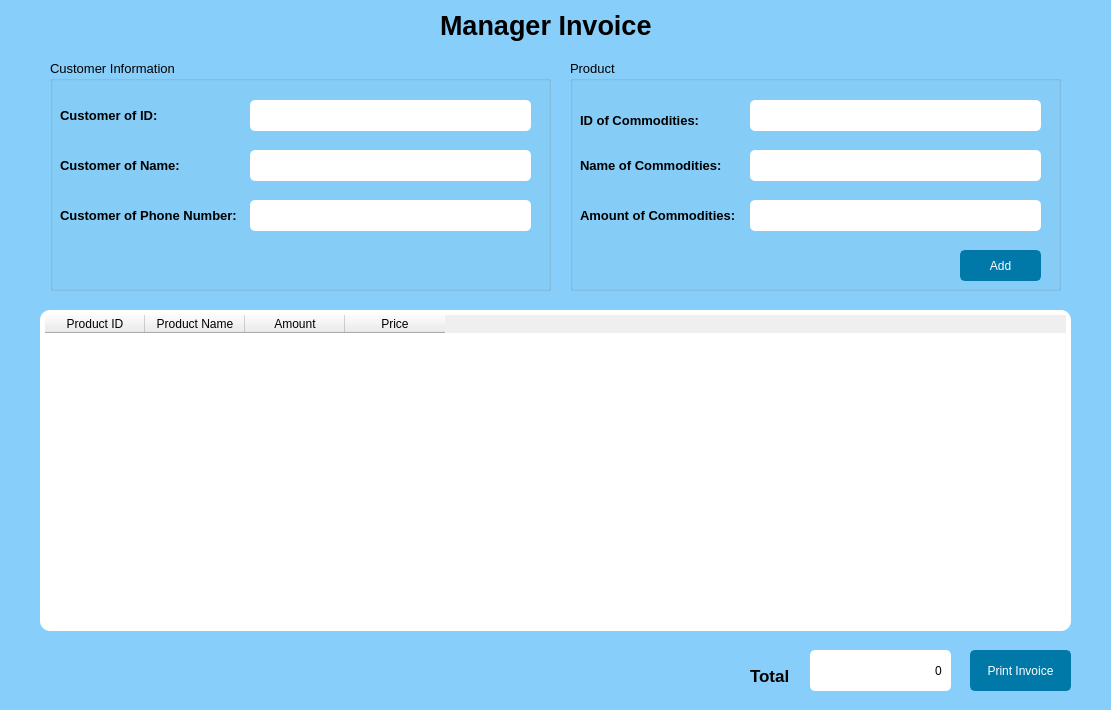
<?xml version="1.0" encoding="UTF-8"?>
<ui version="4.0">
 <class>InvoiceManagement</class>
 <widget class="QDialog" name="InvoiceManagement">
  <property name="geometry">
   <rect>
    <x>0</x>
    <y>0</y>
    <width>1111</width>
    <height>710</height>
   </rect>
  </property>
  <property name="windowTitle">
   <string>Invoices</string>
  </property>
  <property name="styleSheet">
   <string notr="true">QPushButton#Btn_Chose_Customer{
                   background-color: #0078A8; 
                    color: white;
                    border: 2px solid #0078A8; 
                   border-radius: 5px; 
                   padding: 5px 10px;
                   font-weight: bolder;
                   }
QPushButton#Btn_AddItem{
                   background-color: #0078A8; 
                    color: white;
                    border: 2px solid #0078A8; 
                   border-radius: 5px; 
                   padding: 5px 10px;
                   font-weight: bolder;
                   }
QPushButton#Btn_Print{
                   background-color: #0078A8; 
                    color: white;
                    border: 2px solid #0078A8; 
                   border-radius: 5px; 
                   padding: 5px 10px;
                   font-weight: bolder;
                   }
QLineEdit#TxtBox_PhoneNumber{
background-color: #FFFFFF; /* Đặt màu nền là trắng */
    border-radius: 5px; /* Bo góc */
    padding: 5px; /* Đặt đệm */
    color: #000000; /* Đặt màu văn bản là màu đen */
}
QLineEdit#TxtBox_CustomerID{
background-color: #FFFFFF; /* Đặt màu nền là trắng */
    border-radius: 5px; /* Bo góc */
    padding: 5px; /* Đặt đệm */
    color: #000000; /* Đặt màu văn bản là màu đen */
}
QLineEdit#TxtBox_CustomerName{
background-color: #FFFFFF; /* Đặt màu nền là trắng */
    border-radius: 5px; /* Bo góc */
    padding: 5px; /* Đặt đệm */
    color: #000000; /* Đặt màu văn bản là màu đen */
}
QLineEdit#TxtBox_ProductID{
background-color: #FFFFFF; /* Đặt màu nền là trắng */
    border-radius: 5px; /* Bo góc */
    padding: 5px; /* Đặt đệm */
    color: #000000; /* Đặt màu văn bản là màu đen */
}
QLineEdit#TxtBox_ProductName{
background-color: #FFFFFF; /* Đặt màu nền là trắng */
    border-radius: 5px; /* Bo góc */
    padding: 5px; /* Đặt đệm */
    color: #000000; /* Đặt màu văn bản là màu đen */
}
QLineEdit#TxtBox_Amount{
background-color: #FFFFFF; /* Đặt màu nền là trắng */
    border-radius: 5px; /* Bo góc */
    padding: 5px; /* Đặt đệm */
    color: #000000; /* Đặt màu văn bản là màu đen */
}
QLineEdit#TxtBox_Total{
background-color: #FFFFFF; /* Đặt màu nền là trắng */
    border-radius: 5px; /* Bo góc */
    padding: 5px; /* Đặt đệm */
    color: #000000; /* Đặt màu văn bản là màu đen */
}
QDialog#InvoiceManagement
{

   background-color: #87CEFA; /* Đặt màu nền 8472FF là trắng */
    color: #000000; /* Đặt màu văn bản là màu đen */
}  
QTableWidget#tableWidgetItem{

   background-color: #FFFFFF; /* Đặt màu nền là trắng */
    border-radius: 10px; /* Bo góc */
    padding: 5px; /* Đặt đệm */
    color: #000000; /* Đặt màu văn bản là màu đen */
}  </string>
  </property>
  <widget class="QPushButton" name="Btn_Print">
   <property name="geometry">
    <rect>
     <x>970</x>
     <y>650</y>
     <width>101</width>
     <height>41</height>
    </rect>
   </property>
   <property name="text">
    <string>Print Invoice</string>
   </property>
  </widget>
  <widget class="QGroupBox" name="GrpBoxCustomer">
   <property name="geometry">
    <rect>
     <x>50</x>
     <y>60</y>
     <width>501</width>
     <height>231</height>
    </rect>
   </property>
   <property name="font">
    <font>
     <pointsize>10</pointsize>
     <bold>false</bold>
     <strikeout>false</strikeout>
    </font>
   </property>
   <property name="title">
    <string>Customer Information</string>
   </property>
   <widget class="QLineEdit" name="TxtBox_PhoneNumber">
    <property name="geometry">
     <rect>
      <x>200</x>
      <y>40</y>
      <width>281</width>
      <height>31</height>
     </rect>
    </property>
   </widget>
   <widget class="QLabel" name="Label_PhoneNumber">
    <property name="geometry">
     <rect>
      <x>10</x>
      <y>145</y>
      <width>181</width>
      <height>21</height>
     </rect>
    </property>
    <property name="font">
     <font>
      <pointsize>10</pointsize>
      <bold>true</bold>
      <strikeout>false</strikeout>
     </font>
    </property>
    <property name="text">
     <string>Customer of Phone Number:</string>
    </property>
   </widget>
   <widget class="QLineEdit" name="TxtBox_CustomerName">
    <property name="geometry">
     <rect>
      <x>200</x>
      <y>90</y>
      <width>281</width>
      <height>31</height>
     </rect>
    </property>
   </widget>
   <widget class="QLabel" name="Label_CustomerName">
    <property name="geometry">
     <rect>
      <x>10</x>
      <y>95</y>
      <width>151</width>
      <height>21</height>
     </rect>
    </property>
    <property name="font">
     <font>
      <pointsize>10</pointsize>
      <bold>true</bold>
      <strikeout>false</strikeout>
     </font>
    </property>
    <property name="text">
     <string>Customer of Name:</string>
    </property>
   </widget>
   <widget class="QLabel" name="Label_CustomerID">
    <property name="geometry">
     <rect>
      <x>10</x>
      <y>45</y>
      <width>121</width>
      <height>21</height>
     </rect>
    </property>
    <property name="font">
     <font>
      <pointsize>10</pointsize>
      <bold>true</bold>
      <strikeout>false</strikeout>
     </font>
    </property>
    <property name="text">
     <string>Customer of ID:</string>
    </property>
   </widget>
   <widget class="QLineEdit" name="TxtBox_CustomerID">
    <property name="geometry">
     <rect>
      <x>200</x>
      <y>140</y>
      <width>281</width>
      <height>31</height>
     </rect>
    </property>
   </widget>
  </widget>
  <widget class="QGroupBox" name="GrpBoxProduct">
   <property name="geometry">
    <rect>
     <x>570</x>
     <y>60</y>
     <width>491</width>
     <height>231</height>
    </rect>
   </property>
   <property name="font">
    <font>
     <pointsize>10</pointsize>
     <bold>false</bold>
    </font>
   </property>
   <property name="title">
    <string>Product</string>
   </property>
   <widget class="QLineEdit" name="TxtBox_ProductID">
    <property name="geometry">
     <rect>
      <x>180</x>
      <y>40</y>
      <width>291</width>
      <height>31</height>
     </rect>
    </property>
   </widget>
   <widget class="QLabel" name="Label_ProductID">
    <property name="geometry">
     <rect>
      <x>10</x>
      <y>50</y>
      <width>121</width>
      <height>21</height>
     </rect>
    </property>
    <property name="font">
     <font>
      <pointsize>10</pointsize>
      <bold>true</bold>
     </font>
    </property>
    <property name="text">
     <string>ID of Commodities:</string>
    </property>
   </widget>
   <widget class="QLineEdit" name="TxtBox_ProductName">
    <property name="geometry">
     <rect>
      <x>180</x>
      <y>90</y>
      <width>291</width>
      <height>31</height>
     </rect>
    </property>
    <property name="readOnly">
     <bool>false</bool>
    </property>
   </widget>
   <widget class="QLabel" name="Label_ProdectName">
    <property name="geometry">
     <rect>
      <x>10</x>
      <y>95</y>
      <width>151</width>
      <height>21</height>
     </rect>
    </property>
    <property name="font">
     <font>
      <pointsize>10</pointsize>
      <bold>true</bold>
     </font>
    </property>
    <property name="text">
     <string>Name of Commodities:</string>
    </property>
   </widget>
   <widget class="QLabel" name="Label_Amount">
    <property name="geometry">
     <rect>
      <x>10</x>
      <y>145</y>
      <width>161</width>
      <height>21</height>
     </rect>
    </property>
    <property name="font">
     <font>
      <pointsize>10</pointsize>
      <bold>true</bold>
     </font>
    </property>
    <property name="text">
     <string>Amount of Commodities:</string>
    </property>
   </widget>
   <widget class="QLineEdit" name="TxtBox_Amount">
    <property name="geometry">
     <rect>
      <x>180</x>
      <y>140</y>
      <width>291</width>
      <height>31</height>
     </rect>
    </property>
   </widget>
   <widget class="QPushButton" name="Btn_AddItem">
    <property name="geometry">
     <rect>
      <x>390</x>
      <y>190</y>
      <width>81</width>
      <height>31</height>
     </rect>
    </property>
    <property name="text">
     <string>Add</string>
    </property>
   </widget>
  </widget>
  <widget class="QTableWidget" name="tableWidgetItem">
   <property name="geometry">
    <rect>
     <x>40</x>
     <y>310</y>
     <width>1031</width>
     <height>321</height>
    </rect>
   </property>
   <property name="maximumSize">
    <size>
     <width>16777215</width>
     <height>16777215</height>
    </size>
   </property>
   <property name="font">
    <font>
     <bold>false</bold>
    </font>
   </property>
   <property name="showGrid">
    <bool>true</bool>
   </property>
   <property name="sortingEnabled">
    <bool>true</bool>
   </property>
   <column>
    <property name="text">
     <string>Product ID</string>
    </property>
   </column>
   <column>
    <property name="text">
     <string>Product Name</string>
    </property>
   </column>
   <column>
    <property name="text">
     <string>Amount</string>
    </property>
   </column>
   <column>
    <property name="text">
     <string>Price</string>
    </property>
   </column>
  </widget>
  <widget class="QLabel" name="Label_Total">
   <property name="geometry">
    <rect>
     <x>750</x>
     <y>660</y>
     <width>41</width>
     <height>31</height>
    </rect>
   </property>
   <property name="font">
    <font>
     <pointsize>13</pointsize>
     <bold>true</bold>
    </font>
   </property>
   <property name="text">
    <string>Total</string>
   </property>
  </widget>
  <widget class="QLineEdit" name="TxtBox_Total">
   <property name="geometry">
    <rect>
     <x>810</x>
     <y>650</y>
     <width>141</width>
     <height>41</height>
    </rect>
   </property>
   <property name="layoutDirection">
    <enum>Qt::LeftToRight</enum>
   </property>
   <property name="text">
    <string>0</string>
   </property>
   <property name="alignment">
    <set>Qt::AlignRight|Qt::AlignTrailing|Qt::AlignVCenter</set>
   </property>
   <property name="readOnly">
    <bool>false</bool>
   </property>
  </widget>
  <widget class="QLabel" name="label">
   <property name="geometry">
    <rect>
     <x>440</x>
     <y>-10</y>
     <width>221</width>
     <height>71</height>
    </rect>
   </property>
   <property name="sizeIncrement">
    <size>
     <width>0</width>
     <height>0</height>
    </size>
   </property>
   <property name="font">
    <font>
     <pointsize>20</pointsize>
     <bold>true</bold>
    </font>
   </property>
   <property name="frameShadow">
    <enum>QFrame::Plain</enum>
   </property>
   <property name="lineWidth">
    <number>-6</number>
   </property>
   <property name="text">
    <string>Manager Invoice</string>
   </property>
   <property name="textFormat">
    <enum>Qt::PlainText</enum>
   </property>
  </widget>
 </widget>
 <resources/>
 <connections/>
</ui>
